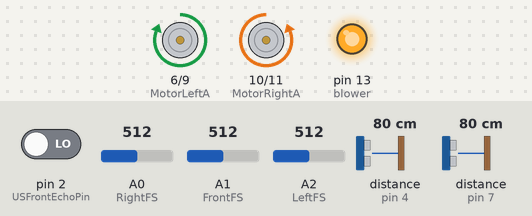
Simulated run of this sketch. Board: Arduino Uno, built with avr-gcc and run on an emulated ATmega328P. Shown: motor-driver pin pairs drawn as motors (green arrow = first pin HIGH = forward, orange = second pin HIGH = backward, longer = more drive), output pins drawn as LEDs (lit = HIGH). Wiring (inferred from the names in the program): 2 × ultrasonic range finder: trigger pin 5, echo pin 4 / trigger pin 8, echo pin 7. Inputs (shaded band) come from the test bench; at power-on: A0 (RightFS) = 512, A2 (LeftFS) = 512, A1 (FrontFS) = 512, pin 2 (USFrontEchoPin) LOW, distance to the obstacle (sensors on pin 4, pin 7) 80 cm. The echo pulse lasts 58.3 µs per cm; pins used as bus, display or sensor lines are not drawn.

Above: at 1.2 s.
1.3 s: A0 (RightFS) set to 892
2.8 s: A0 (RightFS) set to 915
At 3.7 s:
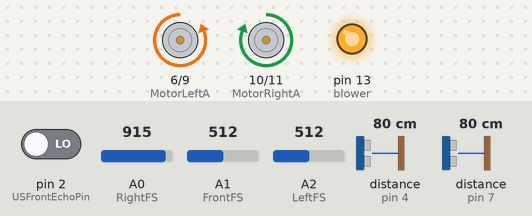
4.3 s: A2 (LeftFS) set to 883
5.8 s: A2 (LeftFS) set to 917
At 7.0 s:
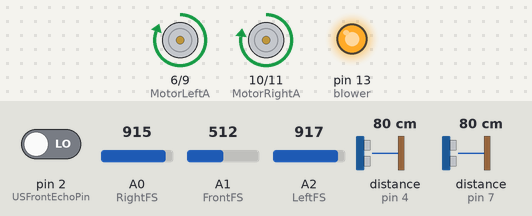
7.3 s: A1 (FrontFS) set to 987
8.8 s: A1 (FrontFS) set to 1014
At 9.8 s:
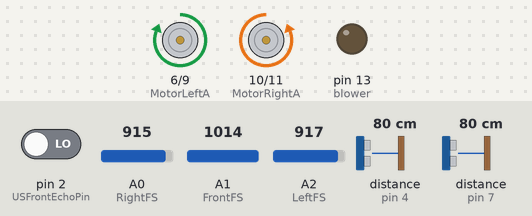
At 11.3 s:
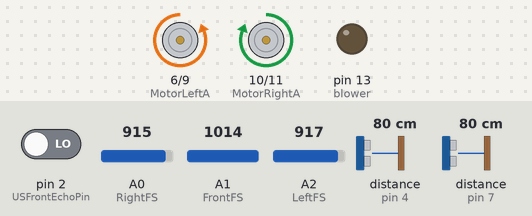
Timing chart, 0 to 12.8 s (numbered marks = the images above; inputs shaded):
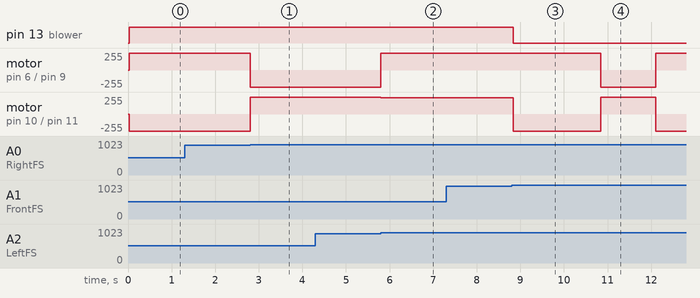

Measured:
- the behaviour switches between 899 and 900 on A0 (RightFS) (found by bisection; images 0 and 1)
- the behaviour switches between 899 and 900 on A2 (LeftFS) (found by bisection; images 1 and 2)
- the behaviour switches between 999 and 1000 on A1 (FrontFS) (found by bisection; images 2 and 3)
- after the input at 1.3 s, every drawn part: stays the same
- after the input at 2.8 s, motor on pin 6 (MotorLeftA) / pin 9 (MotorLeftB): forward 255/255 → backward 255/255 at once; motor on pin 10 (MotorRightA) / pin 11 (MotorRightB): backward 255/255 → forward 255/255 at once
- after the input at 4.3 s, every drawn part: stays the same
- after the input at 5.8 s, motor on pin 6 (MotorLeftA) / pin 9 (MotorLeftB): backward 255/255 → forward 255/255 at once; motor on pin 10 (MotorRightA) / pin 11 (MotorRightB): forward 255/255 → forward 243/255 at once
- after the input at 7.3 s, every drawn part: stays the same
- after the input at 8.8 s, pin 13 (blower): HIGH → LOW at once; motor on pin 6 (MotorLeftA) / pin 9 (MotorLeftB): forward 255/255 → backward 255/255 after 2.0 s, → forward 255/255 1.3 s later; motor on pin 10 (MotorRightA) / pin 11 (MotorRightB): forward 243/255 → backward 255/255 at once, → forward 255/255 2.0 s later, → backward 255/255 1.3 s later

The sketch:

FireFightingG.ino
```cpp
//***********Motors**********************************//
/* L293 Pin 1 –> Arduino +5V
 L293 Pin 2 –> Arduino Pin 2
 L293 Pin 3 –> Left Motor Pin 1
 L293 Pin 4 –> Arduino Ground
 L293 Pin 5 –> Arduino Ground
 L293 Pin 6 –> Left Motor Pin 2
 L293 Pin 7 –> Arduino Pin 3
 L293 Pin 8 –> Battery +5V
 L293 Pin 9 –> Battery +5V
 L293 Pin 10 –> Arduino Pin 4
 L293 Pin 11 –> Right Motor Pin 2
 L293 Pin 12 –> Arduino Ground
 L293 Pin 13 –> Arduino Ground
 L293 Pin 14 –> Right Motor Pin 1
 L293 Pin 15 –> Arduino Pin 5
 L293 Pin 16 –> Arduino +5V
 */

//***********Ultrasonic sensors HC-SR04*****************//
/* HC-SR04 Pin VCC -> Arduino +5V
 HC-SR04 Pin GND -> Arduino Ground
 HC-SR04 Pin Trig -> Arduino Pin 5(Right2)(RightFront), 8(Right)(RightBack), 3(Front)
 HC-SR04 Pin Echo -> Arduino Pin 4(Right2)(RightFront), 7(Right)(RightBack), 2(Front)
 */


//QRE Line sensor
int QRE1113_Pin = 12;

//Blower
int blower=13;

//Motor Pins
//Left
int MotorLeftA = 6;
int MotorLeftB = 9;
//Right
int MotorRightA = 10;
int MotorRightB = 11;

//Ultrasonic sensors Pins
//Apostasi se ekatosta
long USFrontDistance;
long USRightDistance;
long USRight2Distance;
long USLeftDistance;

long USFrontDuration;
long USRightDuration;
long USRight2Duration;
long USLeftDuration;

//US trg pins
int USFrontTrigPin = 3;
int USRightTrigPin = 8;
int USRight2TrigPin = 5;
int USLeftTrigPin = 1;

//US Echo pins
int USFrontEchoPin = 2;
int USRightEchoPin = 7;
int USRight2EchoPin = 4;
int USLeftEchoPin = 0;

//Fire sensors
int RightFS = A0;
int FrontFS = A1;
int LeftFS = A2;
int BackFS = A3;
int RightLed = A5;
int LeftLed = A4;

//Loop
int DelayValue = 100;
int diff = 0;
int diff2 =0;
int diffFront = 0;
int range = 2;
int validDistance = 10;
//Flag
boolean flag = false;


void setup(){

  //GIA PINS 0-1
  UCSR0B=0;

  //Motor pins initialization
  pinMode(MotorLeftA, OUTPUT);
  pinMode(MotorLeftB, OUTPUT);
  pinMode(MotorRightA, OUTPUT);
  pinMode(MotorRightB, OUTPUT);

  //US pins initialization
  pinMode(USFrontTrigPin, OUTPUT);
  pinMode(USFrontEchoPin, INPUT);
  pinMode(USRightTrigPin, OUTPUT);
  pinMode(USRightEchoPin, INPUT);
  pinMode(USRight2TrigPin, OUTPUT);
  pinMode(USRight2EchoPin, INPUT);
  pinMode(QRE1113_Pin, INPUT);
  pinMode(blower, OUTPUT);
  Serial.begin(9600);
}//setup

void loop(){

  //Serial.println(" front ");
  //Serial.println(readFrontUS());
  //delay(1000);
  wallFollow();

}//loop

void wallFollow(){


  diff =  readRightUS() - validDistance;
  delay(10);

  diff2= readRight2US() - validDistance;
  delay(10);

  // diffF=  readFrontUS()- validDistance;


  //Line sensor (not working)
  /*
  if (readQD()<200)
  {
      flag=true;
      do
      {
        moveForward();
        detectFire();
      }while( readFrontUS()>10 && flag==true);
      turnLeft();
      delay(1100);
  }*/

  detectFire();
  if( readFrontUS() < 10 ){
     turnLeft();
     delay(250);
   }//if

  else if(diff ==  0 && diff==diff2){ //APOSTASH 0 EUTHEIA KINHSH
      moveForward();

   }//if

   else if( diff2 < 0 && diff2<diff && diff<0){ //APOSTASH APO TON MPROSTA DEKSIA LIGO ARISTERA
      goLeft();
     }//else if

   else if (diff > 0 &&  diff2>diff && diff2>0){ //APOSTASH APO TON PISW DEKSIA  LIGO ARISTERA
     goRight();
     }//else if


   //NEA DIAVASMA TIMWN

   //GIA STROFH
   if ( readRightUS()<25 && readRight2US()<25 && readFrontUS()<10 )//&& readLeftUS()>25) //OLOI PANW APO 25 TOTE STROFH ARISTERH
   {
     turnLeft();
     delay(200);

   }//else if

    else if ( readRightUS()>25 && readRight2US()>25 && readFrontUS()<10 )//&& readLeftUS()<25) //OLOI PANW APO 25 TOTE STROFH DEKSIA
   {
     turnRight();
     delay(200);

   }//else if


   //GIA DIORTHWSH KINHSHS

   else if ( readRightUS()>40 && readRight2US()>40 && readFrontUS()>10 )//&& readLeftUS()<25) //DEKSIA XWROS, ARISTERA TOIXOS,MPROSTA XWROS LIGO  ARISTERAAAAA
   {
     goRight();
     delay(100);
     moveForward();
     delay(100);

   }//else if


   else if (  readRight2US()<25 && readRightUS()<25 && readFrontUS()>10 )//&& readLeftUS()>40 ) //ARISTERA TOIXOS , DEKSIA EXEI XWRO ,MPROSTA XWROS LIGO DEKSIAAA
   {
     goLeft();
     delay(100);
     moveForward();
     delay(100);
   }//else if


   else if (readFrontUS()>3000) //LOGIKO LATHOS KANEI LIGO PISW
   {
     moveBackward();
     delay(500);
   }//else if


   else  //ALLIWS MONO EUTHEIA
   {
     moveForward();
   }//else
   delay(5);// DELAY MEXRI TO EPOMENO DIAVASMA


}//wallFollow

//***********Motors methods************************//
void stopMotors(){

  digitalWrite(MotorLeftA, LOW);
  digitalWrite(MotorLeftB, LOW);
  digitalWrite(MotorRightA, LOW);
  digitalWrite(MotorRightB, LOW);
}//stopMotors

void moveBackward(){

  analogWrite(MotorLeftA, 0);
  analogWrite(MotorLeftB, 255);
  analogWrite(MotorRightA, 0);
  analogWrite(MotorRightB, 243);
}//moveBackward

void moveForward(){

  analogWrite(MotorLeftA, 255);
  analogWrite(MotorLeftB, 0);
  analogWrite(MotorRightA, 243);
  analogWrite(MotorRightB, 0);
}//moveForward

void turnLeft(){

  digitalWrite(MotorLeftA, LOW);
  digitalWrite(MotorLeftB, HIGH);
  digitalWrite(MotorRightA, HIGH);
  digitalWrite(MotorRightB, LOW);
}//turnLeft

void turnRight(){

  digitalWrite(MotorLeftA, HIGH);
  digitalWrite(MotorLeftB, LOW);
  digitalWrite(MotorRightA, LOW);
  digitalWrite(MotorRightB, HIGH);
}//turnRight

void goRight(){

  analogWrite(MotorLeftA, 243);
  analogWrite(MotorLeftB, 0);
  analogWrite(MotorRightA, 200);
  analogWrite(MotorRightB, 0);
}//goRight

void goLeft(){

  analogWrite(MotorLeftA, 200);
  analogWrite(MotorLeftB, 0);
  analogWrite(MotorRightA, 243);
  analogWrite(MotorRightB, 0);
}//goLeft

//***********Ultrasonic sensors methods*****************//
long readRight2US() {
  // Left ultrasonic
  digitalWrite(USRight2TrigPin, LOW);
  delayMicroseconds(2);
  digitalWrite(USRight2TrigPin, HIGH);
  delayMicroseconds(10);
  digitalWrite(USRight2TrigPin, LOW);

  USRight2Duration = pulseIn(USRight2EchoPin, HIGH);
  return USRight2Distance = USRight2Duration/29 /2;
} //readLeftUS

long readRightUS() {
  // Right ultrasonic
  digitalWrite(USRightTrigPin, LOW);
  delayMicroseconds(2);
  digitalWrite(USRightTrigPin, HIGH);
  delayMicroseconds(10);
  digitalWrite(USRightTrigPin, LOW);

  USRightDuration = pulseIn(USRightEchoPin, HIGH);
  return USRightDistance = USRightDuration/29 /2;
} //readRightUS

long readFrontUS() {
  // Front ultrasonic
  digitalWrite(USFrontTrigPin, LOW);
  delayMicroseconds(2);
  digitalWrite(USFrontTrigPin, HIGH);
  delayMicroseconds(10);
  digitalWrite(USRightTrigPin, LOW);

  USFrontDuration = pulseIn(USFrontEchoPin, HIGH);
  return USFrontDistance = USFrontDuration/29 /2;
} //readFrontUS

long readLeftUS(){
  // Left ultrasonic
  digitalWrite(USLeftTrigPin,LOW);
  delayMicroseconds(2);
  digitalWrite(USLeftTrigPin, HIGH);
  delayMicroseconds(10);
  digitalWrite(USLeftTrigPin, LOW);

  USLeftDuration = pulseIn(USLeftEchoPin, HIGH);
  return USLeftDistance = USLeftDuration/29 /2; }

//***********Fire detecttion method*****************//
void detectFire(){

  int RFS=analogRead(RightFS);
  int LFS=analogRead(LeftFS);
  int FFS=analogRead(FrontFS);

  int error = 10;
  int sideToTurn = FFS;

  if ( analogRead(RightFS) <850 || analogRead(FrontFS) <850 || analogRead(LeftFS) <850){

   do{
        digitalWrite(blower, HIGH);


        if (  analogRead(RightFS) < 900  ){
          turnRight();
        }//if
        else if ( analogRead(LeftFS) < 900 ){
          turnLeft();
        }//else if
        //allagh
        else  {
          moveForward();
          delay(50);

          if(analogRead(FrontFS)<300){

            do{

              moveForward();

            }while(analogRead(FrontFS)<150);

           }


        }//else if
        //else


    }while(analogRead(FrontFS)<1000 && analogRead(RightFS)<1000 && analogRead(LeftFS)<1000 );


    digitalWrite(blower, LOW);
    flag=false;
    turnRight();
    delay(1000);

  }//if
}//detectFire


//***********Detect line method*****************//
int readQD(){
  //Returns value from the QRE1113
  //Lower numbers mean more refleacive
  //More than 3000 means nothing was reflected.
  pinMode( QRE1113_Pin, OUTPUT );
  digitalWrite( QRE1113_Pin, HIGH );
  delayMicroseconds(10);
  pinMode( QRE1113_Pin, INPUT );

  long time = micros();

  //time how long the input is HIGH, but quit after 3ms as nothing happens after that
  while (digitalRead(QRE1113_Pin) == HIGH && micros() - time < 3000); //la8os
  int diff = micros() - time;

  return diff;
}//readQD
```
